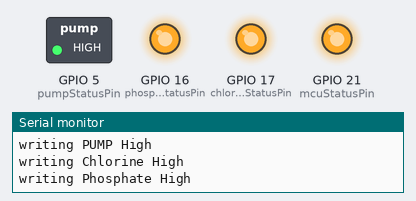
The sketch below on a simulated ESP32. On the bench: switched loads named in the sketch (green lamp = pin HIGH), output pins drawn as LEDs (lit = HIGH), the last lines printed to the serial monitor.

Above: at 0.5 s.
At 3.5 s:
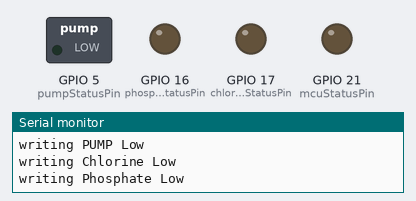
Timing chart, 0 to 4.6 s (numbered marks = the images above):
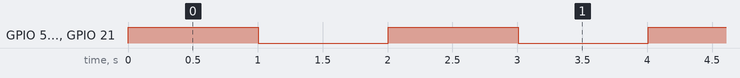

Measured:
- by itself, GPIO 5 (pumpStatusPin), GPIO 16 (phosphateStatusPin), GPIO 17 (chlorineStatusPin), GPIO 21 (mcuStatusPin): alternates HIGH for 1.0 s and LOW for 1.0 s

The sketch:

debugTest.ino
```cpp
#include "DebugPanelDrivers.h"

bool DEBUG = true;
bool mcuStatus = false;
bool pumpStatus = false;
bool chlorineStatus = false;
bool phosphateStatus = false;
bool twelveVRegStatus = false;

void setup() {
  if (DEBUG){
    Serial.begin(115200);
  }
  debugPanelDrivers.initializePins();
  twelveVRegStatus = debugPanelDrivers.get12RegStatus();
  if (DEBUG){
    if (twelveVRegStatus){
      Serial.println("12 Volt Reg on");
    } else {
      Serial.println("12 Volt Reg off");
    }
  }
}

void loop() {
  mcuStatus = true;
  pumpStatus = true;
  chlorineStatus = true;
  phosphateStatus = true;
  debugPanelDrivers.setStatus(mcuStatus, pumpStatus, chlorineStatus, phosphateStatus);
  delay(1000);
  mcuStatus = false;
  pumpStatus = false;
  chlorineStatus = false;
  phosphateStatus = false;
  debugPanelDrivers.setStatus(mcuStatus, pumpStatus, chlorineStatus, phosphateStatus);
  delay(1000);
}
```

DebugPanelDrivers.cpp
```cpp
#include "DebugPanelDrivers.h"
#include "esp32-hal-gpio.h"
#include "HardwareSerial.h"

debugPanel::debugPanel(){
}

void debugPanel::initializePins(){
  if(DEBUG){
    Serial.println("initializing pin");
  }
  pinMode(mcuStatusPin, OUTPUT);
  pinMode(pumpStatusPin, OUTPUT);
  pinMode(chlorineStatusPin, OUTPUT);
  pinMode(phosphateStatusPin, OUTPUT);
  digitalWrite(mcuStatusPin, LOW);
  digitalWrite(pumpStatusPin, LOW);
  digitalWrite(chlorineStatusPin, LOW);
  digitalWrite(phosphateStatusPin, LOW);
}

void debugPanel::setStatus(bool mcuStatus, bool pumpStatus, bool chlorineStatus, bool phosphateStatus){
  if (mcuStatus){
    digitalWrite(mcuStatusPin, HIGH);
    if(DEBUG){
      Serial.println("writing MCU High");
    }
  } else {
    digitalWrite(mcuStatusPin, LOW);
    if(DEBUG){
      Serial.println("writing MCU Low");
    }
  }
  if (pumpStatus){
    digitalWrite(pumpStatusPin, HIGH);
    if(DEBUG){
      Serial.println("writing PUMP High");
    }
  } else {
    digitalWrite(pumpStatusPin, LOW);
    if(DEBUG){
      Serial.println("writing PUMP Low");
    }
  }
  if (chlorineStatus){
    digitalWrite(chlorineStatusPin, HIGH);
    if(DEBUG){
      Serial.println("writing Chlorine High");
    }
  } else {
    digitalWrite(chlorineStatusPin, LOW);
    if(DEBUG){
      Serial.println("writing Chlorine Low");
    }
  }
  if (phosphateStatus){
    digitalWrite(phosphateStatusPin, HIGH);
    if(DEBUG){
      Serial.println("writing Phosphate High");
    }
  } else {
    digitalWrite(phosphateStatusPin, LOW);
    if(DEBUG){
      Serial.println("writing Phosphate Low");
    }
  }
}

bool debugPanel::get5RegStatus(){
  int fiveVReading = 0;
  fiveVReading = analogRead(fiveVADCPin);
  if (fiveVReading > 1000){
    return true;
  } else {
    return false;
  }
}

bool debugPanel::get12RegStatus(){
  int twelveVReading = 0;
  twelveVReading = analogRead(twelveVADCPin);
  if (twelveVReading > 1000){
    return true;
  } else {
    return false;
  }
}

debugPanel debugPanelDrivers = debugPanel();
```

DebugPanelDrivers.h
```cpp
#ifndef DEGUB_PANEL_DRIVERS_H
#define DEGUB_PANEL_DRIVERS_H
#include <cstdint>

class debugPanel{
  private:
    static const uint8_t mcuStatusPin = 21;
    static const uint8_t pumpStatusPin = 5;
    static const uint8_t chlorineStatusPin = 17;
    static const uint8_t phosphateStatusPin = 16;
    static const uint8_t fiveVADCPin = 25;
    static const uint8_t twelveVADCPin = 39;
  public:
    debugPanel();
    void initializePins();
    void setStatus(bool mcuStatus, bool pumpStatus, bool chlorineStatus, bool phosphateStatus);
    bool get5RegStatus();
    bool get12RegStatus();
};

extern debugPanel debugPanelDrivers;
extern bool DEBUG;
#endif
```
